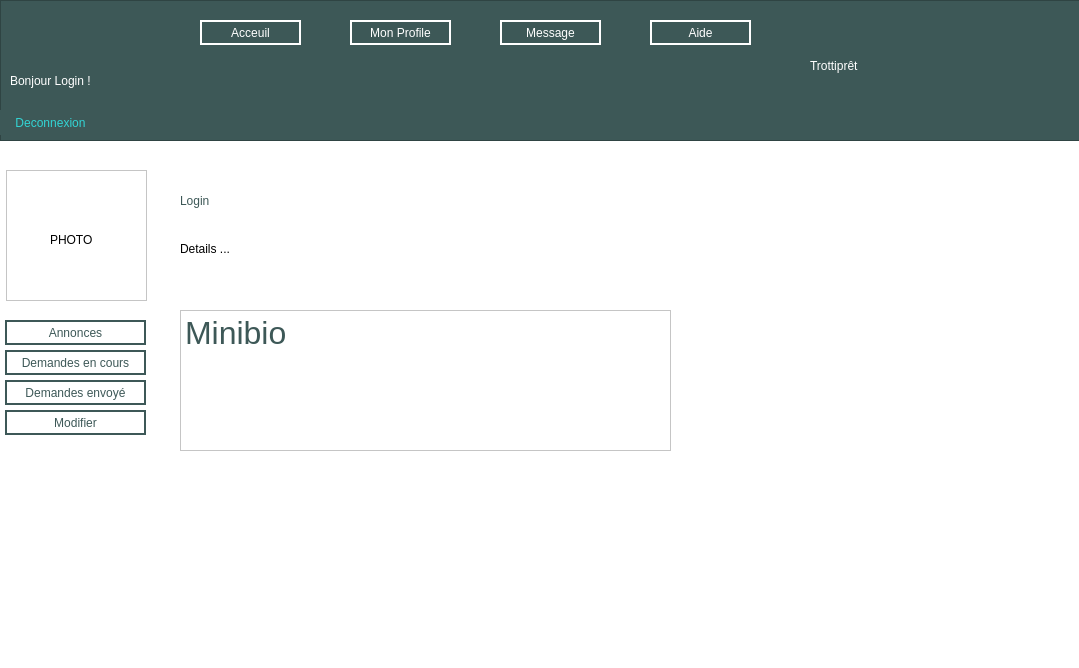
<?xml version="1.0" encoding="UTF-8"?>
<ui version="4.0">
 <class>Profile</class>
 <widget class="QMainWindow" name="Profile">
  <property name="geometry">
   <rect>
    <x>0</x>
    <y>0</y>
    <width>1079</width>
    <height>668</height>
   </rect>
  </property>
  <property name="windowTitle">
   <string>MainWindow</string>
  </property>
  <property name="styleSheet">
   <string notr="true">background-color: rgb(255, 255, 255);</string>
  </property>
  <widget class="QWidget" name="centralwidget">
   <widget class="QFrame" name="frame">
    <property name="geometry">
     <rect>
      <x>0</x>
      <y>0</y>
      <width>1081</width>
      <height>141</height>
     </rect>
    </property>
    <property name="styleSheet">
     <string notr="true">background-color: rgb(61, 88, 87);</string>
    </property>
    <property name="frameShape">
     <enum>QFrame::StyledPanel</enum>
    </property>
    <property name="frameShadow">
     <enum>QFrame::Raised</enum>
    </property>
    <widget class="QLabel" name="label_4">
     <property name="geometry">
      <rect>
       <x>810</x>
       <y>40</y>
       <width>221</width>
       <height>51</height>
      </rect>
     </property>
     <property name="styleSheet">
      <string notr="true">font: 30pt &quot;Umpush&quot;;
color: rgb(255, 255, 255);</string>
     </property>
     <property name="text">
      <string>Trottiprêt</string>
     </property>
     <property name="textFormat">
      <enum>Qt::PlainText</enum>
     </property>
     <property name="margin">
      <number>6</number>
     </property>
     <property name="indent">
      <number>-1</number>
     </property>
    </widget>
    <widget class="QPushButton" name="acceuilprof">
     <property name="geometry">
      <rect>
       <x>200</x>
       <y>20</y>
       <width>101</width>
       <height>25</height>
      </rect>
     </property>
     <property name="styleSheet">
      <string notr="true">border: 2px solid rgb(255, 255, 255);
background-color: rgb(61, 88, 87);
color: rgb(255, 255, 255);</string>
     </property>
     <property name="text">
      <string>Acceuil</string>
     </property>
    </widget>
    <widget class="QPushButton" name="profil">
     <property name="geometry">
      <rect>
       <x>350</x>
       <y>20</y>
       <width>101</width>
       <height>25</height>
      </rect>
     </property>
     <property name="styleSheet">
      <string notr="true">border: 2px solid rgb(255, 255, 255);
background-color: rgb(61, 88, 87);
color: rgb(255, 255, 255);</string>
     </property>
     <property name="text">
      <string>Mon Profile</string>
     </property>
    </widget>
    <widget class="QPushButton" name="message">
     <property name="geometry">
      <rect>
       <x>500</x>
       <y>20</y>
       <width>101</width>
       <height>25</height>
      </rect>
     </property>
     <property name="styleSheet">
      <string notr="true">border: 2px solid rgb(255, 255, 255);
background-color: rgb(61, 88, 87);
color: rgb(255, 255, 255);</string>
     </property>
     <property name="text">
      <string>Message</string>
     </property>
    </widget>
    <widget class="QPushButton" name="aide">
     <property name="geometry">
      <rect>
       <x>650</x>
       <y>20</y>
       <width>101</width>
       <height>25</height>
      </rect>
     </property>
     <property name="styleSheet">
      <string notr="true">border: 2px solid rgb(255, 255, 255);
background-color: rgb(61, 88, 87);
color: rgb(255, 255, 255);</string>
     </property>
     <property name="text">
      <string>Aide</string>
     </property>
    </widget>
    <widget class="QLabel" name="label_2">
     <property name="geometry">
      <rect>
       <x>10</x>
       <y>50</y>
       <width>271</width>
       <height>61</height>
      </rect>
     </property>
     <property name="styleSheet">
      <string notr="true">color: rgb(255, 255, 255);
font: 21pt &quot;Ubuntu&quot;;</string>
     </property>
     <property name="text">
      <string>Bonjour Login !</string>
     </property>
    </widget>
    <widget class="QPushButton" name="deconnexion">
     <property name="geometry">
      <rect>
       <x>0</x>
       <y>110</y>
       <width>101</width>
       <height>25</height>
      </rect>
     </property>
     <property name="styleSheet">
      <string notr="true">border: 2px solid rgb(61, 88, 87);
background-color: rgb(61, 88, 87);
color: rgb(50, 212, 212);</string>
     </property>
     <property name="text">
      <string>Deconnexion</string>
     </property>
    </widget>
   </widget>
   <widget class="QGraphicsView" name="photo">
    <property name="geometry">
     <rect>
      <x>6</x>
      <y>170</y>
      <width>141</width>
      <height>131</height>
     </rect>
    </property>
   </widget>
   <widget class="QPushButton" name="annonce">
    <property name="geometry">
     <rect>
      <x>5</x>
      <y>320</y>
      <width>141</width>
      <height>25</height>
     </rect>
    </property>
    <property name="styleSheet">
     <string notr="true">border: 2px solid rgb(61, 88, 87); 
background-color: rgb(255, 255, 255);
color: rgb(61, 88, 87);</string>
    </property>
    <property name="text">
     <string>Annonces</string>
    </property>
   </widget>
   <widget class="QPushButton" name="demande">
    <property name="geometry">
     <rect>
      <x>5</x>
      <y>350</y>
      <width>141</width>
      <height>25</height>
     </rect>
    </property>
    <property name="styleSheet">
     <string notr="true">border: 2px solid rgb(61, 88, 87); 
background-color: rgb(255, 255, 255);
color: rgb(61, 88, 87);</string>
    </property>
    <property name="text">
     <string>Demandes en cours</string>
    </property>
   </widget>
   <widget class="QPushButton" name="modif">
    <property name="geometry">
     <rect>
      <x>5</x>
      <y>410</y>
      <width>141</width>
      <height>25</height>
     </rect>
    </property>
    <property name="styleSheet">
     <string notr="true">border: 2px solid rgb(61, 88, 87); 
background-color: rgb(255, 255, 255);
color: rgb(61, 88, 87);</string>
    </property>
    <property name="text">
     <string>Modifier</string>
    </property>
   </widget>
   <widget class="QLabel" name="label_3">
    <property name="geometry">
     <rect>
      <x>180</x>
      <y>170</y>
      <width>191</width>
      <height>61</height>
     </rect>
    </property>
    <property name="styleSheet">
     <string notr="true">color:rgb(61, 88, 87); 
font: 24pt &quot;Ubuntu&quot;;
</string>
    </property>
    <property name="text">
     <string>Login </string>
    </property>
   </widget>
   <widget class="QTextBrowser" name="textBrowser">
    <property name="geometry">
     <rect>
      <x>180</x>
      <y>310</y>
      <width>491</width>
      <height>141</height>
     </rect>
    </property>
    <property name="html">
     <string>&lt;!DOCTYPE HTML PUBLIC &quot;-//W3C//DTD HTML 4.0//EN&quot; &quot;http://www.w3.org/TR/REC-html40/strict.dtd&quot;&gt;
&lt;html&gt;&lt;head&gt;&lt;meta name=&quot;qrichtext&quot; content=&quot;1&quot; /&gt;&lt;style type=&quot;text/css&quot;&gt;
p, li { white-space: pre-wrap; }
&lt;/style&gt;&lt;/head&gt;&lt;body style=&quot; font-family:'Ubuntu'; font-size:11pt; font-weight:400; font-style:normal;&quot;&gt;
&lt;p style=&quot; margin-top:0px; margin-bottom:0px; margin-left:0px; margin-right:0px; -qt-block-indent:0; text-indent:0px;&quot;&gt;&lt;span style=&quot; font-size:24pt; color:#3d5857;&quot;&gt;Minibio&lt;/span&gt;&lt;/p&gt;
&lt;p style=&quot;-qt-paragraph-type:empty; margin-top:0px; margin-bottom:0px; margin-left:0px; margin-right:0px; -qt-block-indent:0; text-indent:0px; font-size:24pt; color:#3d5857;&quot;&gt;&lt;br /&gt;&lt;/p&gt;&lt;/body&gt;&lt;/html&gt;</string>
    </property>
   </widget>
   <widget class="QLabel" name="label">
    <property name="geometry">
     <rect>
      <x>180</x>
      <y>240</y>
      <width>67</width>
      <height>17</height>
     </rect>
    </property>
    <property name="text">
     <string>Details ...</string>
    </property>
   </widget>
   <widget class="QPushButton" name="demandenevoi">
    <property name="geometry">
     <rect>
      <x>5</x>
      <y>380</y>
      <width>141</width>
      <height>25</height>
     </rect>
    </property>
    <property name="styleSheet">
     <string notr="true">border: 2px solid rgb(61, 88, 87); 
background-color: rgb(255, 255, 255);
color: rgb(61, 88, 87);</string>
    </property>
    <property name="text">
     <string>Demandes envoyé</string>
    </property>
   </widget>
   <widget class="QLabel" name="label_5">
    <property name="geometry">
     <rect>
      <x>50</x>
      <y>230</y>
      <width>91</width>
      <height>20</height>
     </rect>
    </property>
    <property name="text">
     <string>PHOTO</string>
    </property>
   </widget>
  </widget>
  <widget class="QMenuBar" name="menubar">
   <property name="geometry">
    <rect>
     <x>0</x>
     <y>0</y>
     <width>1079</width>
     <height>22</height>
    </rect>
   </property>
  </widget>
  <widget class="QStatusBar" name="statusbar"/>
 </widget>
 <resources/>
 <connections/>
</ui>
